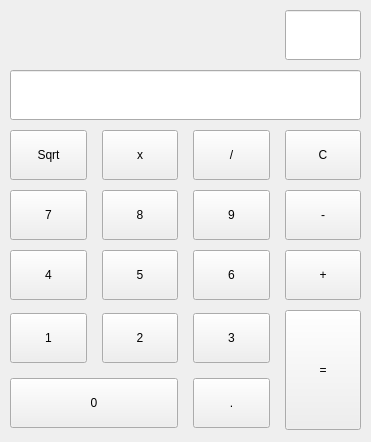
<?xml version="1.0" encoding="UTF-8"?>
<ui version="4.0">
 <class>qalq_widget</class>
 <widget class="QWidget" name="qalq_widget">
  <property name="geometry">
   <rect>
    <x>0</x>
    <y>0</y>
    <width>371</width>
    <height>442</height>
   </rect>
  </property>
  <property name="minimumSize">
   <size>
    <width>371</width>
    <height>442</height>
   </size>
  </property>
  <property name="maximumSize">
   <size>
    <width>381</width>
    <height>442</height>
   </size>
  </property>
  <property name="windowTitle">
   <string>qalq</string>
  </property>
  <widget class="QWidget" name="gridLayoutWidget">
   <property name="geometry">
    <rect>
     <x>10</x>
     <y>10</y>
     <width>351</width>
     <height>422</height>
    </rect>
   </property>
   <layout class="QGridLayout" name="qalq_main_layout" rowstretch="0,0,0,0,0,0,0,0">
    <property name="sizeConstraint">
     <enum>QLayout::SetDefaultConstraint</enum>
    </property>
    <property name="horizontalSpacing">
     <number>15</number>
    </property>
    <property name="verticalSpacing">
     <number>10</number>
    </property>
    <property name="margin">
     <number>0</number>
    </property>
    <item row="6" column="0">
     <widget class="QPushButton" name="one">
      <property name="minimumSize">
       <size>
        <width>0</width>
        <height>50</height>
       </size>
      </property>
      <property name="text">
       <string>1</string>
      </property>
     </widget>
    </item>
    <item row="5" column="0">
     <widget class="QPushButton" name="four">
      <property name="minimumSize">
       <size>
        <width>0</width>
        <height>50</height>
       </size>
      </property>
      <property name="text">
       <string>4</string>
      </property>
     </widget>
    </item>
    <item row="4" column="0">
     <widget class="QPushButton" name="seven">
      <property name="minimumSize">
       <size>
        <width>0</width>
        <height>50</height>
       </size>
      </property>
      <property name="text">
       <string>7</string>
      </property>
     </widget>
    </item>
    <item row="3" column="1">
     <widget class="QPushButton" name="times">
      <property name="minimumSize">
       <size>
        <width>0</width>
        <height>50</height>
       </size>
      </property>
      <property name="text">
       <string>x</string>
      </property>
     </widget>
    </item>
    <item row="4" column="1">
     <widget class="QPushButton" name="eight">
      <property name="minimumSize">
       <size>
        <width>0</width>
        <height>50</height>
       </size>
      </property>
      <property name="text">
       <string>8</string>
      </property>
     </widget>
    </item>
    <item row="5" column="1">
     <widget class="QPushButton" name="five">
      <property name="minimumSize">
       <size>
        <width>0</width>
        <height>50</height>
       </size>
      </property>
      <property name="text">
       <string>5</string>
      </property>
     </widget>
    </item>
    <item row="6" column="1">
     <widget class="QPushButton" name="two">
      <property name="minimumSize">
       <size>
        <width>0</width>
        <height>50</height>
       </size>
      </property>
      <property name="text">
       <string>2</string>
      </property>
     </widget>
    </item>
    <item row="3" column="2">
     <widget class="QPushButton" name="div">
      <property name="minimumSize">
       <size>
        <width>0</width>
        <height>50</height>
       </size>
      </property>
      <property name="text">
       <string>/</string>
      </property>
     </widget>
    </item>
    <item row="4" column="2">
     <widget class="QPushButton" name="nine">
      <property name="minimumSize">
       <size>
        <width>0</width>
        <height>50</height>
       </size>
      </property>
      <property name="text">
       <string>9</string>
      </property>
     </widget>
    </item>
    <item row="5" column="2">
     <widget class="QPushButton" name="six">
      <property name="minimumSize">
       <size>
        <width>0</width>
        <height>50</height>
       </size>
      </property>
      <property name="text">
       <string>6</string>
      </property>
     </widget>
    </item>
    <item row="6" column="2">
     <widget class="QPushButton" name="three">
      <property name="minimumSize">
       <size>
        <width>0</width>
        <height>50</height>
       </size>
      </property>
      <property name="text">
       <string>3</string>
      </property>
     </widget>
    </item>
    <item row="7" column="0" colspan="2">
     <widget class="QPushButton" name="zero">
      <property name="minimumSize">
       <size>
        <width>0</width>
        <height>50</height>
       </size>
      </property>
      <property name="text">
       <string>0</string>
      </property>
     </widget>
    </item>
    <item row="1" column="0" colspan="4">
     <widget class="QLineEdit" name="line_edit">
      <property name="minimumSize">
       <size>
        <width>0</width>
        <height>50</height>
       </size>
      </property>
      <property name="font">
       <font>
        <pointsize>24</pointsize>
       </font>
      </property>
      <property name="acceptDrops">
       <bool>false</bool>
      </property>
      <property name="inputMethodHints">
       <set>Qt::ImhDigitsOnly</set>
      </property>
      <property name="inputMask">
       <string notr="true"/>
      </property>
      <property name="text">
       <string/>
      </property>
      <property name="alignment">
       <set>Qt::AlignRight|Qt::AlignTrailing|Qt::AlignVCenter</set>
      </property>
      <property name="readOnly">
       <bool>true</bool>
      </property>
     </widget>
    </item>
    <item row="7" column="2">
     <widget class="QPushButton" name="point">
      <property name="minimumSize">
       <size>
        <width>0</width>
        <height>50</height>
       </size>
      </property>
      <property name="text">
       <string>.</string>
      </property>
     </widget>
    </item>
    <item row="6" column="3" rowspan="2">
     <widget class="QPushButton" name="equals">
      <property name="minimumSize">
       <size>
        <width>0</width>
        <height>120</height>
       </size>
      </property>
      <property name="text">
       <string>=</string>
      </property>
     </widget>
    </item>
    <item row="5" column="3">
     <widget class="QPushButton" name="plus">
      <property name="minimumSize">
       <size>
        <width>0</width>
        <height>50</height>
       </size>
      </property>
      <property name="text">
       <string>+</string>
      </property>
     </widget>
    </item>
    <item row="4" column="3">
     <widget class="QPushButton" name="minus">
      <property name="minimumSize">
       <size>
        <width>0</width>
        <height>50</height>
       </size>
      </property>
      <property name="text">
       <string>-</string>
      </property>
     </widget>
    </item>
    <item row="3" column="3">
     <widget class="QPushButton" name="clear">
      <property name="minimumSize">
       <size>
        <width>0</width>
        <height>50</height>
       </size>
      </property>
      <property name="text">
       <string>C</string>
      </property>
     </widget>
    </item>
    <item row="3" column="0">
     <widget class="QPushButton" name="sqrt">
      <property name="minimumSize">
       <size>
        <width>0</width>
        <height>50</height>
       </size>
      </property>
      <property name="text">
       <string>Sqrt</string>
      </property>
     </widget>
    </item>
    <item row="0" column="3">
     <widget class="QLineEdit" name="state">
      <property name="minimumSize">
       <size>
        <width>0</width>
        <height>50</height>
       </size>
      </property>
      <property name="font">
       <font>
        <pointsize>22</pointsize>
       </font>
      </property>
      <property name="text">
       <string/>
      </property>
      <property name="alignment">
       <set>Qt::AlignCenter</set>
      </property>
      <property name="readOnly">
       <bool>true</bool>
      </property>
     </widget>
    </item>
   </layout>
  </widget>
 </widget>
 <layoutdefault spacing="6" margin="11"/>
 <resources/>
 <connections/>
</ui>
